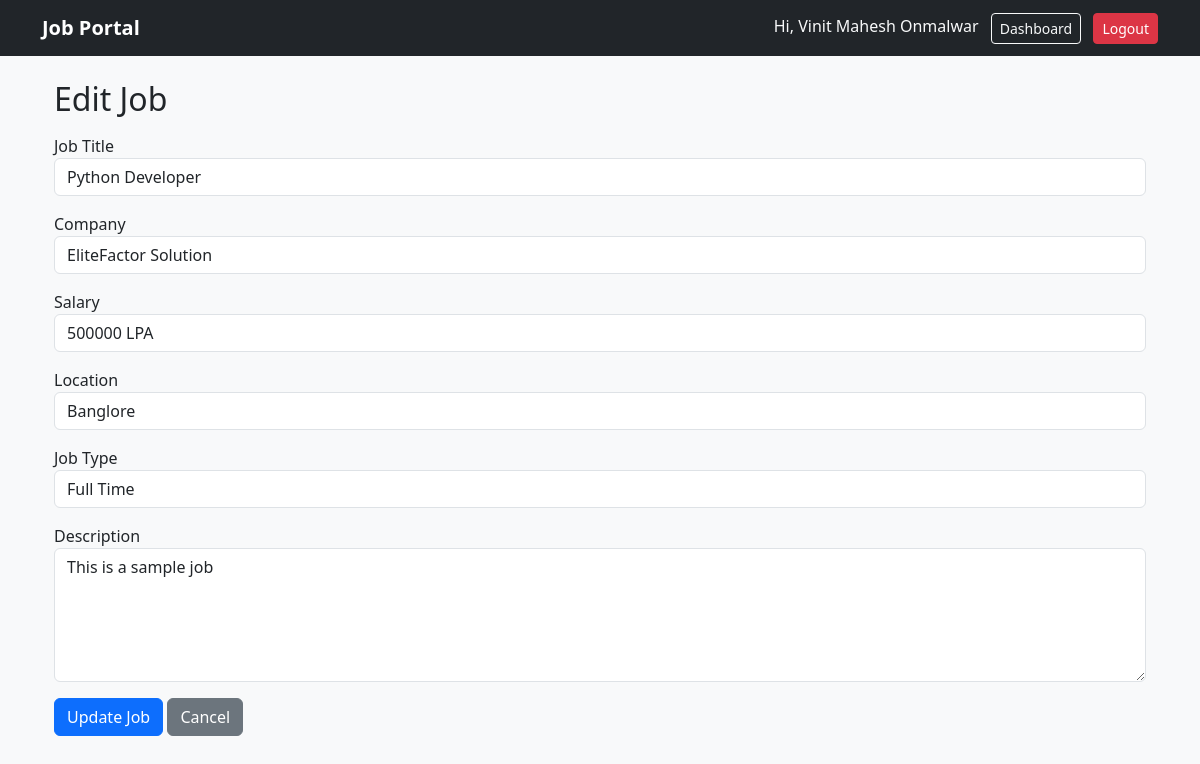
The page /job/1/edit (signed in) on the database its author committed.
### app.py (models this page shows, shortened)
class User(db.Model, UserMixin):
    id = db.Column(db.Integer, primary_key=True)
    fullname = db.Column(db.String(100), nullable=False)
    email = db.Column(db.String(100), unique=True, nullable=False)
    password_hash = db.Column(db.String(256), nullable=False)
    is_admin = db.Column(db.Boolean, default=False)
    is_employer = db.Column(db.Boolean, default=False)
    created_at = db.Column(db.DateTime, default=datetime.utcnow)

class Job(db.Model):
    id = db.Column(db.Integer, primary_key=True)
    job_title = db.Column(db.String(100), nullable=False)
    company = db.Column(db.String(100), nullable=False)
    salary = db.Column(db.String(50))
    description = db.Column(db.Text, nullable=False)
    location = db.Column(db.String(50))
    job_type = db.Column(db.String(50))
    created_at = db.Column(db.DateTime, default=datetime.utcnow)
    posted_by_id = db.Column(db.Integer, db.ForeignKey("user.id", ondelete="CASCADE"))
    posted_by = db.relationship("User", backref=db.backref("posted_jobs", cascade="all, delete-orphan"))

### app.py (the view, shortened to what this page needs)
@app.route("/job/<int:job_id>/edit", methods=["GET", "POST"])
@login_required
def edit_job(job_id):
    job = Job.query.get_or_404(job_id)
    if job.posted_by_id != current_user.id and not getattr(current_user, "is_admin", False):
        flash("You are not allowed to edit this job.", "danger")
        return redirect(url_for("job_detail", job_id=job.id))
    return render_template("edit_job.html", job=job)

### app.py (called while the page is built)
@login_manager.user_loader
def load_user(user_id):
    return User.query.get(int(user_id))

### templates/edit_job.html
{% extends "base.html" %}
{% block content %}
<div class="container mt-4">
    <h2>Edit Job</h2>
    <form method="POST" class="mt-3">
        <div class="mb-3">
            <label>Job Title</label>
            <input type="text" name="job_title" class="form-control" value="{{job.job_title}}" required>
        </div>
        <div class="mb-3">
            <label>Company</label>
            <input type="text" name="company" class="form-control" value="{{job.company}}" required>
        </div>
        <div class="mb-3">
            <label>Salary</label>
            <input type="text" name="salary" class="form-control" value="{{job.salary or ''}}">
        </div>
        <div class="mb-3">
            <label>Location</label>
            <input type="text" name="location" class="form-control" value="{{job.location or ''}}">
        </div>
        <div class="mb-3">
            <label>Job Type</label>
            <input type="text" name="job_type" class="form-control" value="{{job.job_type or ''}}">
        </div>
        <div class="mb-3">
            <label>Description</label>
            <textarea name="description" class="form-control" rows="5" required>{{job.description}}</textarea>
        </div>
        <button type="submit" class="btn btn-primary">Update Job</button>
        <a href="{{url_for('job_detail', job_id=job.id)}}" class="btn btn-secondary">Cancel</a>
    </form>
</div>
{% endblock %}

### templates/base.html (shortened to what this page needs)
<!DOCTYPE html>
<html lang="en">
<head>
    <link href="https://cdn.jsdelivr.net/npm/bootstrap@5.3.0/dist/css/bootstrap.min.css" rel="stylesheet">
    <link rel="stylesheet" href="{{url_for('static', filename='css/style.css')}}">
</head>
<body>
<nav class="navbar navbar-expand-lg navbar-dark bg-dark mb-4">
    <div class="container">
        <a class="navbar-brand" href="{{url_for('index')}}">Job Portal</a>
        <div class="ms-auto">
            {% if current_user.is_authenticated %}
                <span class="text-light me-2">Hi, {{current_user.fullname}}</span>
                <a class="btn btn-outline-light btn-sm" href="{{url_for('dashboard')}}">Dashboard</a>
                <a class="btn btn-danger btn-sm ms-2" href="{{url_for('logout')}}">Logout</a>
            {% else %}
            <a class="btn btn-outline-light btn-sm" href="{{url_for('login')}}">Login</a>
            <a class="btn btn-warning btn-sm ms-2" href="{{url_for('register')}}">Register</a>
            {% endif %}
        </div>
    </div>
</nav>
<div class="container">
    {% block content %} {% endblock %}
</div>
</body>
</html>

### static/css/style.css (style rules this page uses)
body { background:#f8f9fa; }
.navbar-brand { font-weight:700; }

### rows shown on the page
User: fullname "Vinit Mahesh Onmalwar"
Job: job_title "Python Developer", company "EliteFactor Solution", salary "500000 LPA", location "Banglore", job_type "Full Time", description "This is a sample job"
